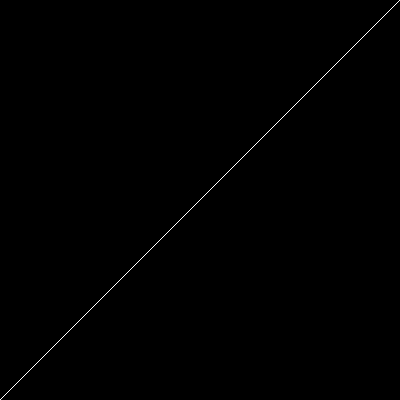
Frame 1 (no input)
Frame 60 (no input): identical to frame 1, image omitted
Frame 120 (the mouse pressed at the canvas centre since frame 60): identical to frame 1, image omitted

The p5.js sketch that drew this single still picture (run headless with seeded random() and noise() and a simulated clock; from frame 60 on, the mouse is pressed at the canvas centre):

// p5.js sketch
// ── sketch.js
function setup() {
  createCanvas(400, 400);
  x=[]
  y=[]
  m=1
  b=0
}

function draw() {
  background(0);
  stroke(255)
  line(0,400-b,400,400-400*m-b)
  fill(255)
  mnew=m
  bnew=b
  lr=0.01/(x.length+1)
  for (var i=0; i < x.length; i++){
    circle(x[i], 400-y[i], 10)
    error=y[i]-m*x[i]-b
    mnew+=lr*error*x[i]/400
    bnew+=lr*error
    // m=m+lr*error*x[i]/300
    // b=b+lr*error
  }
  m=mnew
  b=bnew
}

function mouseClicked() {
  if ((mouseX<400)&&(mouseY<400)&&(mouseX>0)&&(mouseY>0)){
    x.push(mouseX)
    y.push(400-mouseY)
  }
}
